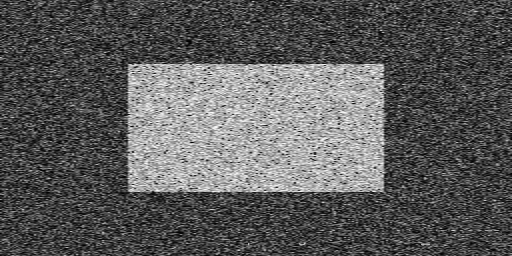
#> input picture 18.0 Segmentation Using Otsu's Binarization/noisy.png, 512 x 256 px
$ python 'Segmentation Using Otsu'"'"'s Binarization.py'
#> lines starting #> are read from the running program, lines starting #| are printed output that depends on the picture; after the words box and inside, x2 and y2 are one past the last pixel; in counts of white or black regions, pixels touching at a corner belong together
"""
Created on Fri Aug 27 19:35:31 2021
@author: Eriny
"""

import cv2 as cv
from matplotlib import pyplot as plt

img = cv.imread('noisy.png',0)
#> img is the input picture: shape (256, 512); min 0, max 254, mean 91.1
#cv.imshow("Original", img)

## Thresholding
_,th1 = cv.threshold(img,127,255,cv.THRESH_BINARY)
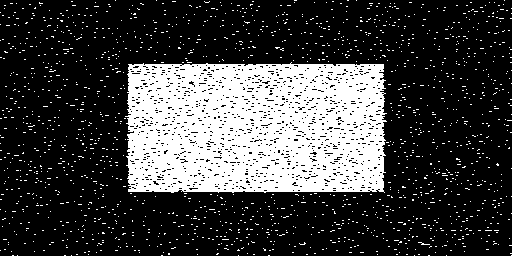
#> th1: shape (256, 512); 25.3% white; 1649 white regions (1648 under 20 px), largest, box (x1, y1, x2, y2) and area: (125, 62, 387, 193) 29976
#cv.imshow("Threshold", th1)

## Otsu's thresholding
_,th2 = cv.threshold(img,0,255,cv.THRESH_BINARY+cv.THRESH_OTSU)
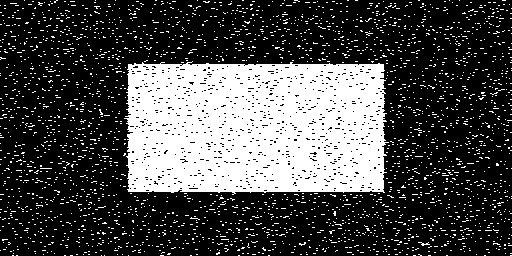
#> th2: shape (256, 512); 28.8% white; 2756 white regions (2754 under 20 px), largest, box (x1, y1, x2, y2) and area: (124, 61, 389, 195) 31152, (418, 242, 430, 246) 20
#cv.imshow("Out's Threshold", th2)

## Otsu's thresholding after Gaussian filtering
gaussianBlur = cv.GaussianBlur(img,(5,5),0)
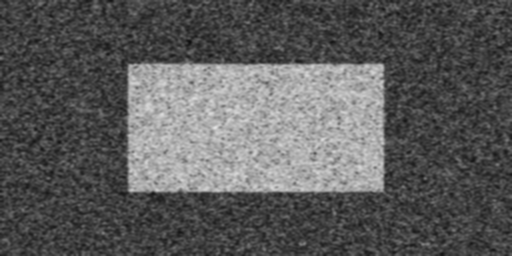
#> gaussianBlur: shape (256, 512); min 14, max 227, mean 91.1
#cv.imshow("Gaussian Blur", gaussianBlur)
_,th3 = cv.threshold(gaussianBlur,0,255,cv.THRESH_BINARY+cv.THRESH_OTSU)
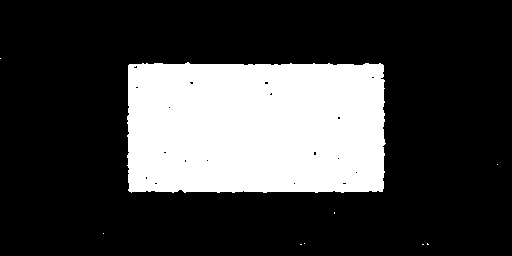
#> th3: shape (256, 512); 25% white; 9 white regions (8 under 20 px), largest, box (x1, y1, x2, y2) and area: (127, 62, 386, 193) 32724

# Plot all the images and their histograms
images = [img         , 0, th1,
          img         , 0, th2,
          gaussianBlur, 0, th3]

titles = ['Original Noisy Image','Histogram','Global Thresholding (v=127)',
          'Original Noisy Image','Histogram',"Otsu's Thresholding (v=255)",
          'Gaussian Filtered Image','Histogram',"Otsu's Thresholding (v=255)"]

## subplot param: rows, cols, index
for i in range(3):
    plt.subplot(3,3,i*3+1),plt.imshow(images[i*3],'gray')
    plt.title(titles[i*3]), plt.xticks([]), plt.yticks([])

    plt.subplot(3,3,i*3+2),plt.hist(images[i*3].ravel(),256)
    plt.title(titles[i*3+1]), plt.xticks([]), plt.yticks([])

    plt.subplot(3,3,i*3+3),plt.imshow(images[i*3+2],'gray')
    plt.title(titles[i*3+2]), plt.xticks([]), plt.yticks([])

plt.savefig('Saved plt.png')
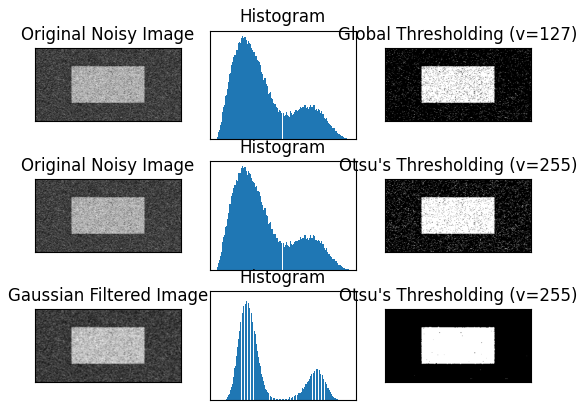
#> figure drawn by matplotlib, 9 panels
plt.show()

cv.imshow("Result", cv.imread('Saved plt.png'))
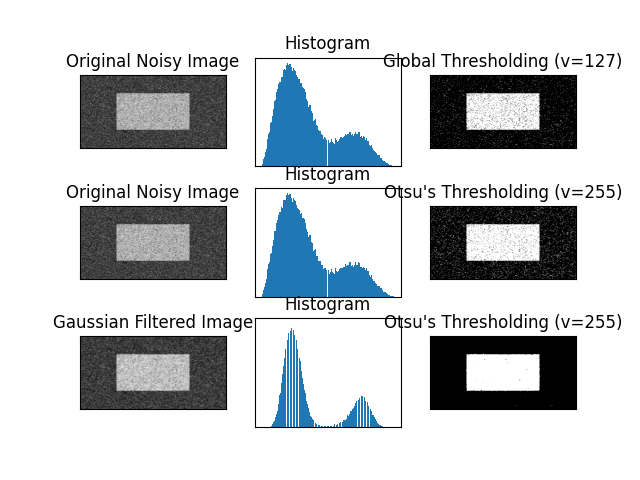
#> window 'Result': shape (480, 640, 3); mean B, G, R 207.8, 205.2, 201.4

cv.waitKey(0)
cv.destroyAllWindows()

"""
Trace For (for-loop)
-------------------
0::
1, 0
0

2, 0
1

3, 2
2
-------------------
1::
4, 3
3

5, 3
4

6, 5
5
-------------------
2::
7, 6
6

8, 6
7

9, 8
8
-------------------
"""
